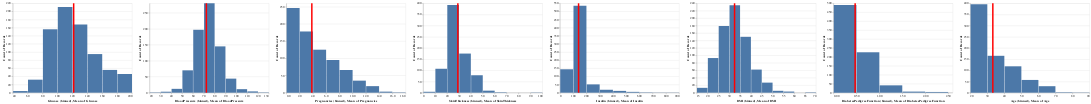

Here is the notebook cell this chart was saved with:
### Markdown cell above
**<font color='teal'> Plot histograms of each column after replacing nan. </font>**

### Code cell
import altair as alt

source = diabetes_data

base = alt.Chart(source)

bar00 = base.mark_bar().encode(
    x=alt.X('Glucose:Q', bin=True),
    y='count()'
)

rule00 = base.mark_rule(color='red').encode(
    x='mean(Glucose):Q',
    size=alt.value(5)
)

bar01 = base.mark_bar().encode(
    x=alt.X('BloodPressure:Q', bin=True),
    y='count()'
)

rule01 = base.mark_rule(color='red').encode(
    x='mean(BloodPressure):Q',
    size=alt.value(5)
)

bar02 = base.mark_bar().encode(
    x=alt.X('Pregnancies:Q', bin=True),
    y='count()'
)

rule02 = base.mark_rule(color='red').encode(
    x='mean(Pregnancies):Q',
    size=alt.value(5)
)

bar03 = base.mark_bar().encode(
    x=alt.X('SkinThickness:Q', bin=True),
    y='count()'
)

rule03 = base.mark_rule(color='red').encode(
    x='mean(SkinThickness):Q',
    size=alt.value(5)
)

bar04 = base.mark_bar().encode(
    x=alt.X('Insulin:Q', bin=True),
    y='count()'
)

rule04 = base.mark_rule(color='red').encode(
    x='mean(Insulin):Q',
    size=alt.value(5)
)

bar05 = base.mark_bar().encode(
    x=alt.X('BMI:Q', bin=True),
    y='count()'
)

rule05 = base.mark_rule(color='red').encode(
    x='mean(BMI):Q',
    size=alt.value(5)
)

bar06 = base.mark_bar().encode(
    x=alt.X('DiabetesPedigreeFunction:Q', bin=True),
    y='count()'
)

rule06 = base.mark_rule(color='red').encode(
    x='mean(DiabetesPedigreeFunction):Q',
    size=alt.value(5)
)

bar07 = base.mark_bar().encode(
    x=alt.X('Age:Q', bin=True),
    y='count()'
)

rule07 = base.mark_rule(color='red').encode(
    x='mean(Age):Q',
    size=alt.value(5)
)


bar00 + rule00 | bar01 + rule01 | bar02 + rule02 | bar03 + rule03 | bar04 + rule04 | bar05 + rule05 | bar06 + rule06 | bar07 + rule07

### Figure 1 — Vega-Lite specification as saved in the notebook (floating-point values rounded to 4 significant figures; data arrays with more than 128 entries replaced by an {"elided": "..."} marker saying what was removed)
{"config": {"view": {"continuousWidth": 400, "continuousHeight": 300}}, "hconcat": [{"layer": [{"mark": "bar", "encoding": {"x": {"bin": true, "field": "Glucose", "type": "quantitative"}, "y": {"aggregate": "count", "type": "quantitative"}}}, {"mark": {"type": "rule", "color": "red"}, "encoding": {"size": {"value": 5}, "x": {"aggregate": "mean", "field": "Glucose", "type": "quantitative"}}}]}, {"layer": [{"mark": "bar", "encoding": {"x": {"bin": true, "field": "BloodPressure", "type": "quantitative"}, "y": {"aggregate": "count", "type": "quantitative"}}}, {"mark": {"type": "rule", "color": "red"}, "encoding": {"size": {"value": 5}, "x": {"aggregate": "mean", "field": "BloodPressure", "type": "quantitative"}}}]}, {"layer": [{"mark": "bar", "encoding": {"x": {"bin": true, "field": "Pregnancies", "type": "quantitative"}, "y": {"aggregate": "count", "type": "quantitative"}}}, {"mark": {"type": "rule", "color": "red"}, "encoding": {"size": {"value": 5}, "x": {"aggregate": "mean", "field": "Pregnancies", "type": "quantitative"}}}]}, {"layer": [{"mark": "bar", "encoding": {"x": {"bin": true, "field": "SkinThickness", "type": "quantitative"}, "y": {"aggregate": "count", "type": "quantitative"}}}, {"mark": {"type": "rule", "color": "red"}, "encoding": {"size": {"value": 5}, "x": {"aggregate": "mean", "field": "SkinThickness", "type": "quantitative"}}}]}, {"layer": [{"mark": "bar", "encoding": {"x": {"bin": true, "field": "Insulin", "type": "quantitative"}, "y": {"aggregate": "count", "type": "quantitative"}}}, {"mark": {"type": "rule", "color": "red"}, "encoding": {"size": {"value": 5}, "x": {"aggregate": "mean", "field": "Insulin", "type": "quantitative"}}}]}, {"layer": [{"mark": "bar", "encoding": {"x": {"bin": true, "field": "BMI", "type": "quantitative"}, "y": {"aggregate": "count", "type": "quantitative"}}}, {"mark": {"type": "rule", "color": "red"}, "encoding": {"size": {"value": 5}, "x": {"aggregate": "mean", "field": "BMI", "type": "quantitative"}}}]}, {"layer": [{"mark": "bar", "encoding": {"x": {"bin": true, "field": "DiabetesPedigreeFunction", "type": "quantitative"}, "y": {"aggregate": "count", "type": "quantitative"}}}, {"mark": {"type": "rule", "color": "red"}, "encoding": {"size": {"value": 5}, "x": {"aggregate": "mean", "field": "DiabetesPedigreeFunction", "type": "quantitative"}}}]}, {"layer": [{"mark": "bar", "encoding": {"x": {"bin": true, "field": "Age", "type": "quantitative"}, "y": {"aggregate": "count", "type": "quantitative"}}}, {"mark": {"type": "rule", "color": "red"}, "encoding": {"size": {"value": 5}, "x": {"aggregate": "mean", "field": "Age", "type": "quantitative"}}}]}], "data": {"name": "data-b7429e057376be435f8f8b155a189bd3"}, "$schema": "https://vega.github.io/schema/vega-lite/v4.17.0.json", "datasets": {"data-b7429e057376be435f8f8b155a189bd3": {"elided": "768 records"}}}
